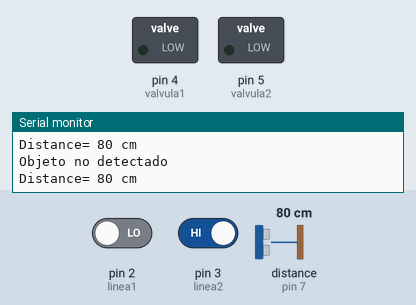
The sketch below on a simulated Arduino Uno, built with avr-gcc and run on an emulated ATmega328P. On the bench: switched loads named in the sketch (green lamp = pin HIGH), the last lines printed to the serial monitor. Wiring (inferred from the names in the program): ultrasonic range finder: trigger pin 6; echo pin 7. Dashed ring = blinking. Inputs (shaded band) come from the test bench; at power-on: distance to the obstacle (sensor on pin 7) 80 cm, pin 3 (linea2) HIGH, pin 2 (linea1) LOW. The echo pulse lasts 58.3 µs per cm; pins used as bus, display or sensor lines are not drawn.

Above: at 1.8 s.
1.9 s: distance to the obstacle (sensor on pin 7) set to 12 cm
4.2 s: distance to the obstacle (sensor on pin 7) set to 9 cm
At 6.5 s:
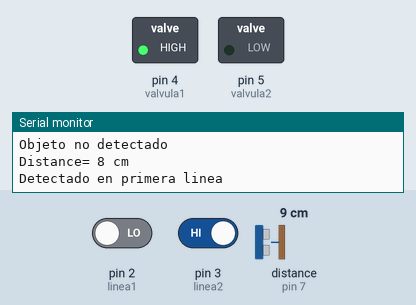
8.4 s: distance to the obstacle (sensor on pin 7) set to 18 cm
At 10.0 s:
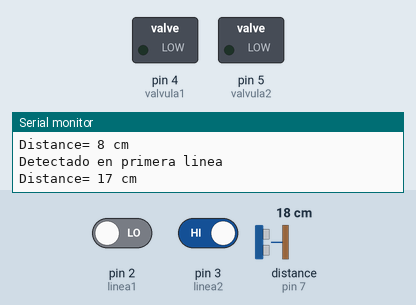
10.5 s: pin 3 (linea2) driven LOW
At 11.7 s:
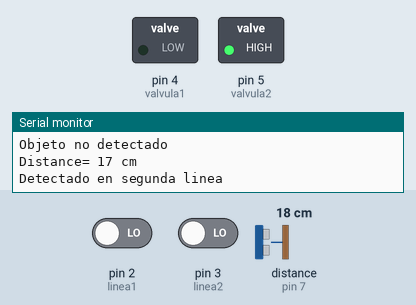
14.7 s: pin 3 (linea2) driven HIGH
At 15.5 s:
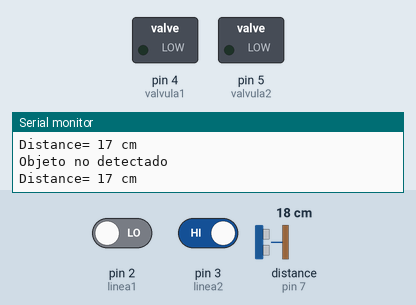
Timing chart, 0 to 17.2 s (numbered marks = the images above; inputs shaded):
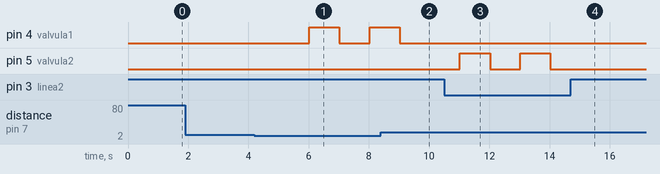

The sketch:

por_tama_o.ino
```cpp
int linea1=2;
int linea2=3;
int valvula1=4;
int valvula2=5;
long Duration=0;
int trigger=6;
int echo=7;


void setup() {
  // put your setup code here, to run once:
pinMode(trigger,OUTPUT);//trigger
pinMode(echo,INPUT);//echo
pinMode(linea1,INPUT);
pinMode(linea2,INPUT);
pinMode(valvula1,OUTPUT);
pinMode(valvula2,OUTPUT);
Serial.begin(9600);
}

void loop() {

  digitalWrite(trigger,LOW);
  delayMicroseconds(2);
  digitalWrite(trigger,HIGH);
  delayMicroseconds(10);
  digitalWrite(trigger,LOW);

  Duration=pulseIn(echo,HIGH);

  long Distance_cm = Distance(Duration);
  Serial.print("Distance= ");
  Serial.print(Distance_cm);
  Serial.println(" cm");
  delay(1000);


if(Distance_cm<10){

  if(digitalRead(linea1)==0){

    Serial.println("Detectado en primera linea");

    digitalWrite(valvula1,HIGH);
    delay(1000);
    digitalWrite(valvula1,LOW);
       }
  else{
    Serial.println("Objeto no detectado");
    }
}


if(Distance_cm>10){
  if(digitalRead(linea2)==0){

    Serial.println("Detectado en segunda linea");

    digitalWrite(valvula2,HIGH);
    delay(1000);
    digitalWrite(valvula2,LOW);
       }
  else{
    Serial.println("Objeto no detectado");
    }}

}

  long Distance(long time){
  long DistanceCalc;
  DistanceCalc= (time/2)/29;
  return DistanceCalc;
  }
```

Measured:
- the behaviour switches between 11 and 10 cm on distance to the obstacle (sensor on pin 7) (found by bisection; images 0 and 1)
- after the input at 4.2 s, pin 4 (valvula1): LOW → HIGH after 1.8 s, → LOW 1.0 s later, → HIGH 1.0 s later
- after the input at 8.4 s, pin 4 (valvula1): goes on until 9.0 s, then stays LOW
- after the input at 10.5 s, pin 5 (valvula2): alternates HIGH for 1.0 s and LOW for 1.0 s, starting after 0.52 s
- after the input at 14.7 s, pin 5 (valvula2): stays LOW (without the input it goes to HIGH after 0.33 s)
